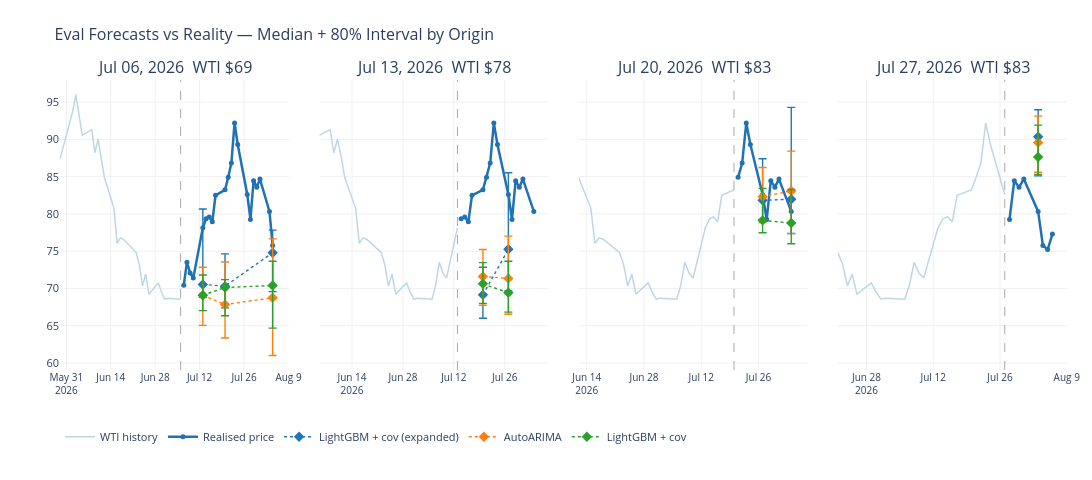

The cell this chart's notebook holds for it:
### Markdown cell above
---
## 8. What are the top methods actually forecasting?

A CRPS number doesn't show *behaviour*. Below, each leading method's **median
forecast and 80% interval** are drawn against the realised WTI path at every
eval origin. This is where the leaderboard becomes legible — watch for who
tracks the move, who simply anchors to the last price, and whose intervals are
too narrow to cover the outcome when the market jumps.

### Code cell
# Plot the leaderboard's top methods, and always include the best LLM/agent
# method for contrast (so the chart compares families even when a baseline leads).
_leaders = list(eval_board.index[:3])
_best_llm = next((p for p in eval_board.index if eval_board.loc[p, "family"] == "LLM / Agent"), None)
if _best_llm and _best_llm not in _leaders:
    _leaders.append(_best_llm)
print(f"Showing: {', '.join(_leaders)}")
viz.make_eval_forecast_chart(eval_frame, price_df, _leaders)

### Figure 1 — Plotly figure (JSON) as saved in the notebook; plotly's stock layout.template omitted (floating-point values rounded to 4 significant figures)
{"data": [{"legendgroup": "hist", "line": {"color": "#bdd7e7", "width": 1.5}, "mode": "lines", "name": "WTI history", "showlegend": true, "type": "scatter", "x": ["2026-05-29T00:00:00", "2026-06-01T00:00:00", "2026-06-02T00:00:00", "2026-06-03T00:00:00", "2026-06-04T00:00:00", "2026-06-05T00:00:00", "2026-06-08T00:00:00", "2026-06-09T00:00:00", "2026-06-10T00:00:00", "2026-06-11T00:00:00", "2026-06-12T00:00:00", "2026-06-15T00:00:00", "2026-06-16T00:00:00", "2026-06-17T00:00:00", "2026-06-18T00:00:00", "2026-06-22T00:00:00", "2026-06-23T00:00:00", "2026-06-24T00:00:00", "2026-06-25T00:00:00", "2026-06-26T00:00:00", "2026-06-29T00:00:00", "2026-06-30T00:00:00", "2026-07-01T00:00:00", "2026-07-02T00:00:00", "2026-07-06T00:00:00"], "xaxis": "x", "y": [87.36, 92.16, 93.76, 96.02, 93.04, 90.54, 91.3, 88.2, 90.03, 87.71, 84.88, 80.75, 76.05, 76.79, 76.6, 74.82, 73.21, 70.34, 71.92, 69.23, 70.75, 69.5, 68.58, 68.69, 68.55], "yaxis": "y"}, {"legendgroup": "actual", "line": {"color": "#2171b5", "width": 2.5}, "marker": {"size": 5}, "mode": "lines+markers", "name": "Realised price", "showlegend": true, "type": "scatter", "x": ["2026-07-07T00:00:00", "2026-07-08T00:00:00", "2026-07-09T00:00:00", "2026-07-10T00:00:00", "2026-07-13T00:00:00", "2026-07-14T00:00:00", "2026-07-15T00:00:00", "2026-07-16T00:00:00", "2026-07-17T00:00:00", "2026-07-20T00:00:00", "2026-07-21T00:00:00", "2026-07-22T00:00:00", "2026-07-23T00:00:00", "2026-07-24T00:00:00", "2026-07-27T00:00:00", "2026-07-28T00:00:00", "2026-07-29T00:00:00", "2026-07-30T00:00:00", "2026-07-31T00:00:00", "2026-08-03T00:00:00", "2026-08-04T00:00:00"], "xaxis": "x", "y": [70.44, 73.52, 72.08, 71.41, 78.14, 79.34, 79.6, 78.95, 82.49, 83.23, 84.91, 86.83, 92.19, 89.31, 82.61, 79.26, 84.46, 83.59, 84.67, 80.34, 75.77], "yaxis": "y"}, {"error_y": {"array": [10.12, 4.328, 3.031], "arrayminus": [1.729, 2.916, 5.213], "color": "#1f77b4", "symmetric": false, "thickness": 1.4, "type": "data", "width": 4}, "legendgroup": "LightGBM + cov (expanded)", "line": {"color": "#1f77b4", "dash": "dot", "width": 1.4}, "marker": {"size": 8, "symbol": "diamond"}, "mode": "lines+markers", "name": "LightGBM + cov (expanded)", "showlegend": true, "type": "scatter", "x": ["2026-07-13T00:00:00", "2026-07-20T00:00:00", "2026-08-04T00:00:00"], "xaxis": "x", "y": [70.54, 70.31, 74.79], "yaxis": "y"}, {"error_y": {"array": [3.758, 5.72, 7.895], "arrayminus": [4.042, 4.48, 7.745], "color": "#ff7f0e", "symmetric": false, "thickness": 1.4, "type": "data", "width": 4}, "legendgroup": "AutoARIMA", "line": {"color": "#ff7f0e", "dash": "dot", "width": 1.4}, "marker": {"size": 8, "symbol": "diamond"}, "mode": "lines+markers", "name": "AutoARIMA", "showlegend": true, "type": "scatter", "x": ["2026-07-13T00:00:00", "2026-07-20T00:00:00", "2026-08-04T00:00:00"], "xaxis": "x", "y": [69.09, 67.84, 68.75], "yaxis": "y"}, {"error_y": {"array": [2.721, 1.056, 3.241], "arrayminus": [2.067, 3.793, 5.72], "color": "#2ca02c", "symmetric": false, "thickness": 1.4, "type": "data", "width": 4}, "legendgroup": "LightGBM + cov", "line": {"color": "#2ca02c", "dash": "dot", "width": 1.4}, "marker": {"size": 8, "symbol": "diamond"}, "mode": "lines+markers", "name": "LightGBM + cov", "showlegend": true, "type": "scatter", "x": ["2026-07-13T00:00:00", "2026-07-20T00:00:00", "2026-08-04T00:00:00"], "xaxis": "x", "y": [69.09, 70.13, 70.4], "yaxis": "y"}, {"legendgroup": "hist", "line": {"color": "#bdd7e7", "width": 1.5}, "mode": "lines", "name": "WTI history", "showlegend": false, "type": "scatter", "x": ["2026-06-05T00:00:00", "2026-06-08T00:00:00", "2026-06-09T00:00:00", "2026-06-10T00:00:00", "2026-06-11T00:00:00", "2026-06-12T00:00:00", "2026-06-15T00:00:00", "2026-06-16T00:00:00", "2026-06-17T00:00:00", "2026-06-18T00:00:00", "2026-06-22T00:00:00", "2026-06-23T00:00:00", "2026-06-24T00:00:00", "2026-06-25T00:00:00", "2026-06-26T00:00:00", "2026-06-29T00:00:00", "2026-06-30T00:00:00", "2026-07-01T00:00:00", "2026-07-02T00:00:00", "2026-07-06T00:00:00", "2026-07-07T00:00:00", "2026-07-08T00:00:00", "2026-07-09T00:00:00", "2026-07-10T00:00:00", "2026-07-13T00:00:00"], "xaxis": "x2", "y": [90.54, 91.3, 88.2, 90.03, 87.71, 84.88, 80.75, 76.05, 76.79, 76.6, 74.82, 73.21, 70.34, 71.92, 69.23, 70.75, 69.5, 68.58, 68.69, 68.55, 70.44, 73.52, 72.08, 71.41, 78.14], "yaxis": "y2"}, {"legendgroup": "actual", "line": {"color": "#2171b5", "width": 2.5}, "marker": {"size": 5}, "mode": "lines+markers", "name": "Realised price", "showlegend": false, "type": "scatter", "x": ["2026-07-14T00:00:00", "2026-07-15T00:00:00", "2026-07-16T00:00:00", "2026-07-17T00:00:00", "2026-07-20T00:00:00", "2026-07-21T00:00:00", "2026-07-22T00:00:00", "2026-07-23T00:00:00", "2026-07-24T00:00:00", "2026-07-27T00:00:00", "2026-07-28T00:00:00", "2026-07-29T00:00:00", "2026-07-30T00:00:00", "2026-07-31T00:00:00", "2026-08-03T00:00:00"], "xaxis": "x2", "y": [79.34, 79.6, 78.95, 82.49, 83.23, 84.91, 86.83, 92.19, 89.31, 82.61, 79.26, 84.46, 83.59, 84.67, 80.34], "yaxis": "y2"}, {"error_y": {"array": [3.713, 10.27], "arrayminus": [3.133, 5.595], "color": "#1f77b4", "symmetric": false, "thickness": 1.4, "type": "data", "width": 4}, "legendgroup": "LightGBM + cov (expanded)", "line": {"color": "#1f77b4", "dash": "dot", "width": 1.4}, "marker": {"size": 8, "symbol": "diamond"}, "mode": "lines+markers", "name": "LightGBM + cov (expanded)", "showlegend": false, "type": "scatter", "x": ["2026-07-20T00:00:00", "2026-07-27T00:00:00"], "xaxis": "x2", "y": [69.14, 75.25], "yaxis": "y2"}, {"error_y": {"array": [3.615, 5.672], "arrayminus": [3.86, 4.812], "color": "#ff7f0e", "symmetric": false, "thickness": 1.4, "type": "data", "width": 4}, "legendgroup": "AutoARIMA", "line": {"color": "#ff7f0e", "dash": "dot", "width": 1.4}, "marker": {"size": 8, "symbol": "diamond"}, "mode": "lines+markers", "name": "AutoARIMA", "showlegend": false, "type": "scatter", "x": ["2026-07-20T00:00:00", "2026-07-27T00:00:00"], "xaxis": "x2", "y": [71.61, 71.34], "yaxis": "y2"}, {"error_y": {"array": [2.841, 4.218], "arrayminus": [2.631, 2.592], "color": "#2ca02c", "symmetric": false, "thickness": 1.4, "type": "data", "width": 4}, "legendgroup": "LightGBM + cov", "line": {"color": "#2ca02c", "dash": "dot", "width": 1.4}, "marker": {"size": 8, "symbol": "diamond"}, "mode": "lines+markers", "name": "LightGBM + cov", "showlegend": false, "type": "scatter", "x": ["2026-07-20T00:00:00", "2026-07-27T00:00:00"], "xaxis": "x2", "y": [70.63, 69.42], "yaxis": "y2"}, {"legendgroup": "hist", "line": {"color": "#bdd7e7", "width": 1.5}, "mode": "lines", "name": "WTI history", "showlegend": false, "type": "scatter", "x": ["2026-06-12T00:00:00", "2026-06-15T00:00:00", "2026-06-16T00:00:00", "2026-06-17T00:00:00", "2026-06-18T00:00:00", "2026-06-22T00:00:00", "2026-06-23T00:00:00", "2026-06-24T00:00:00", "2026-06-25T00:00:00", "2026-06-26T00:00:00", "2026-06-29T00:00:00", "2026-06-30T00:00:00", "2026-07-01T00:00:00", "2026-07-02T00:00:00", "2026-07-06T00:00:00", "2026-07-07T00:00:00", "2026-07-08T00:00:00", "2026-07-09T00:00:00", "2026-07-10T00:00:00", "2026-07-13T00:00:00", "2026-07-14T00:00:00", "2026-07-15T00:00:00", "2026-07-16T00:00:00", "2026-07-17T00:00:00", "2026-07-20T00:00:00"], "xaxis": "x3", "y": [84.88, 80.75, 76.05, 76.79, 76.6, 74.82, 73.21, 70.34, 71.92, 69.23, 70.75, 69.5, 68.58, 68.69, 68.55, 70.44, 73.52, 72.08, 71.41, 78.14, 79.34, 79.6, 78.95, 82.49, 83.23], "yaxis": "y3"}, {"legendgroup": "actual", "line": {"color": "#2171b5", "width": 2.5}, "marker": {"size": 5}, "mode": "lines+markers", "name": "Realised price", "showlegend": false, "type": "scatter", "x": ["2026-07-21T00:00:00", "2026-07-22T00:00:00", "2026-07-23T00:00:00", "2026-07-24T00:00:00", "2026-07-27T00:00:00", "2026-07-28T00:00:00", "2026-07-29T00:00:00", "2026-07-30T00:00:00", "2026-07-31T00:00:00", "2026-08-03T00:00:00"], "xaxis": "x3", "y": [84.91, 86.83, 92.19, 89.31, 82.61, 79.26, 84.46, 83.59, 84.67, 80.34], "yaxis": "y3"}, {"error_y": {"array": [5.574, 12.32], "arrayminus": [2.7, 4.609], "color": "#1f77b4", "symmetric": false, "thickness": 1.4, "type": "data", "width": 4}, "legendgroup": "LightGBM + cov (expanded)", "line": {"color": "#1f77b4", "dash": "dot", "width": 1.4}, "marker": {"size": 8, "symbol": "diamond"}, "mode": "lines+markers", "name": "LightGBM + cov (expanded)", "showlegend": false, "type": "scatter", "x": ["2026-07-27T00:00:00", "2026-08-03T00:00:00"], "xaxis": "x3", "y": [81.82, 81.97], "yaxis": "y3"}, {"error_y": {"array": [3.918, 5.337], "arrayminus": [3.48, 5.731], "color": "#ff7f0e", "symmetric": false, "thickness": 1.4, "type": "data", "width": 4}, "legendgroup": "AutoARIMA", "line": {"color": "#ff7f0e", "dash": "dot", "width": 1.4}, "marker": {"size": 8, "symbol": "diamond"}, "mode": "lines+markers", "name": "AutoARIMA", "showlegend": false, "type": "scatter", "x": ["2026-07-27T00:00:00", "2026-08-03T00:00:00"], "xaxis": "x3", "y": [82.32, 83.09], "yaxis": "y3"}, {"error_y": {"array": [4.296, 4.498], "arrayminus": [1.655, 2.778], "color": "#2ca02c", "symmetric": false, "thickness": 1.4, "type": "data", "width": 4}, "legendgroup": "LightGBM + cov", "line": {"color": "#2ca02c", "dash": "dot", "width": 1.4}, "marker": {"size": 8, "symbol": "diamond"}, "mode": "lines+markers", "name": "LightGBM + cov", "showlegend": false, "type": "scatter", "x": ["2026-07-27T00:00:00", "2026-08-03T00:00:00"], "xaxis": "x3", "y": [79.13, 78.78], "yaxis": "y3"}, {"legendgroup": "hist", "line": {"color": "#bdd7e7", "width": 1.5}, "mode": "lines", "name": "WTI history", "showlegend": false, "type": "scatter", "x": ["2026-06-22T00:00:00", "2026-06-23T00:00:00", "2026-06-24T00:00:00", "2026-06-25T00:00:00", "2026-06-26T00:00:00", "2026-06-29T00:00:00", "2026-06-30T00:00:00", "2026-07-01T00:00:00", "2026-07-02T00:00:00", "2026-07-06T00:00:00", "2026-07-07T00:00:00", "2026-07-08T00:00:00", "2026-07-09T00:00:00", "2026-07-10T00:00:00", "2026-07-13T00:00:00", "2026-07-14T00:00:00", "2026-07-15T00:00:00", "2026-07-16T00:00:00", "2026-07-17T00:00:00", "2026-07-20T00:00:00", "2026-07-21T00:00:00", "2026-07-22T00:00:00", "2026-07-23T00:00:00", "2026-07-24T00:00:00", "2026-07-27T00:00:00"], "xaxis": "x4", "y": [74.82, 73.21, 70.34, 71.92, 69.23, 70.75, 69.5, 68.58, 68.69, 68.55, 70.44, 73.52, 72.08, 71.41, 78.14, 79.34, 79.6, 78.95, 82.49, 83.23, 84.91, 86.83, 92.19, 89.31, 82.61], "yaxis": "y4"}, {"legendgroup": "actual", "line": {"color": "#2171b5", "width": 2.5}, "marker": {"size": 5}, "mode": "lines+markers", "name": "Realised price", "showlegend": false, "type": "scatter", "x": ["2026-07-28T00:00:00", "2026-07-29T00:00:00", "2026-07-30T00:00:00", "2026-07-31T00:00:00", "2026-08-03T00:00:00", "2026-08-04T00:00:00", "2026-08-05T00:00:00", "2026-08-06T00:00:00"], "xaxis": "x4", "y": [79.26, 84.46, 83.59, 84.67, 80.34, 75.77, 75.22, 77.29], "yaxis": "y4"}, {"error_y": {"array": [3.636], "arrayminus": [5.239], "color": "#1f77b4", "symmetric": false, "thickness": 1.4, "type": "data", "width": 4}, "legendgroup": "LightGBM + cov (expanded)", "line": {"color": "#1f77b4", "dash": "dot", "width": 1.4}, "marker": {"size": 8, "symbol": "diamond"}, "mode": "lines+markers", "name": "LightGBM + cov (expanded)", "showlegend": false, "type": "scatter", "x": ["2026-08-03T00:00:00"], "xaxis": "x4", "y": [90.35], "yaxis": "y4"}, {"error_y": {"array": [3.546], "arrayminus": [3.979], "color": "#ff7f0e", "symmetric": false, "thickness": 1.4, "type": "data", "width": 4}, "legendgroup": "AutoARIMA", "line": {"color": "#ff7f0e", "dash": "dot", "width": 1.4}, "marker": {"size": 8, "symbol": "diamond"}, "mode": "lines+markers", "name": "AutoARIMA", "showlegend": false, "type": "scatter", "x": ["2026-08-03T00:00:00"], "xaxis": "x4", "y": [89.58], "yaxis": "y4"}, {"error_y": {"array": [4.282], "arrayminus": [2.35], "color": "#2ca02c", "symmetric": false, "thickness": 1.4, "type": "data", "width": 4}, "legendgroup": "LightGBM + cov", "line": {"color": "#2ca02c", "dash": "dot", "width": 1.4}, "marker": {"size": 8, "symbol": "diamond"}, "mode": "lines+markers", "name": "LightGBM + cov", "showlegend": false, "type": "scatter", "x": ["2026-08-03T00:00:00"], "xaxis": "x4", "y": [87.64], "yaxis": "y4"}], "layout": {"annotations": [{"font": {"size": 16}, "showarrow": false, "text": "Jul 06, 2026  WTI $69", "x": 0.1138, "xanchor": "center", "xref": "paper", "y": 1, "yanchor": "bottom", "yref": "paper"}, {"font": {"size": 16}, "showarrow": false, "text": "Jul 13, 2026  WTI $78", "x": 0.3712, "xanchor": "center", "xref": "paper", "y": 1, "yanchor": "bottom", "yref": "paper"}, {"font": {"size": 16}, "showarrow": false, "text": "Jul 20, 2026  WTI $83", "x": 0.6288, "xanchor": "center", "xref": "paper", "y": 1, "yanchor": "bottom", "yref": "paper"}, {"font": {"size": 16}, "showarrow": false, "text": "Jul 27, 2026  WTI $83", "x": 0.8862, "xanchor": "center", "xref": "paper", "y": 1, "yanchor": "bottom", "yref": "paper"}], "height": 480, "legend": {"font": {"size": 11}, "orientation": "h", "x": 0, "xanchor": "left", "y": -0.18}, "margin": {"b": 110, "l": 60, "r": 20, "t": 80}, "shapes": [{"line": {"color": "#aaaaaa", "dash": "dash", "width": 1}, "type": "line", "x0": 1783296000000, "x1": 1783296000000, "xref": "x", "y0": 0, "y1": 1, "yref": "y domain"}, {"line": {"color": "#aaaaaa", "dash": "dash", "width": 1}, "type": "line", "x0": 1783900800000, "x1": 1783900800000, "xref": "x2", "y0": 0, "y1": 1, "yref": "y2 domain"}, {"line": {"color": "#aaaaaa", "dash": "dash", "width": 1}, "type": "line", "x0": 1784505600000, "x1": 1784505600000, "xref": "x3", "y0": 0, "y1": 1, "yref": "y3 domain"}, {"line": {"color": "#aaaaaa", "dash": "dash", "width": 1}, "type": "line", "x0": 1785110400000, "x1": 1785110400000, "xref": "x4", "y0": 0, "y1": 1, "yref": "y4 domain"}], "title": {"font": {"size": 16}, "text": "Eval Forecasts vs Reality — Median + 80% Interval by Origin"}, "width": 1680, "xaxis": {"anchor": "y", "domain": [0, 0.2275], "gridcolor": "#f0f0f0", "showgrid": true, "tickfont": {"size": 10}}, "xaxis2": {"anchor": "y2", "domain": [0.2575, 0.485], "gridcolor": "#f0f0f0", "showgrid": true, "tickfont": {"size": 10}}, "xaxis3": {"anchor": "y3", "domain": [0.515, 0.7425], "gridcolor": "#f0f0f0", "showgrid": true, "tickfont": {"size": 10}}, "xaxis4": {"anchor": "y4", "domain": [0.7725, 1], "gridcolor": "#f0f0f0", "showgrid": true, "tickfont": {"size": 10}}, "yaxis": {"anchor": "x", "domain": [0, 1], "gridcolor": "#f0f0f0", "showgrid": true, "tickfont": {"size": 11}}, "yaxis2": {"anchor": "x2", "domain": [0, 1], "gridcolor": "#f0f0f0", "matches": "y", "showgrid": true, "showticklabels": false, "tickfont": {"size": 11}}, "yaxis3": {"anchor": "x3", "domain": [0, 1], "gridcolor": "#f0f0f0", "matches": "y", "showgrid": true, "showticklabels": false, "tickfont": {"size": 11}}, "yaxis4": {"anchor": "x4", "domain": [0, 1], "gridcolor": "#f0f0f0", "matches": "y", "showgrid": true, "showticklabels": false, "tickfont": {"size": 11}}}}
